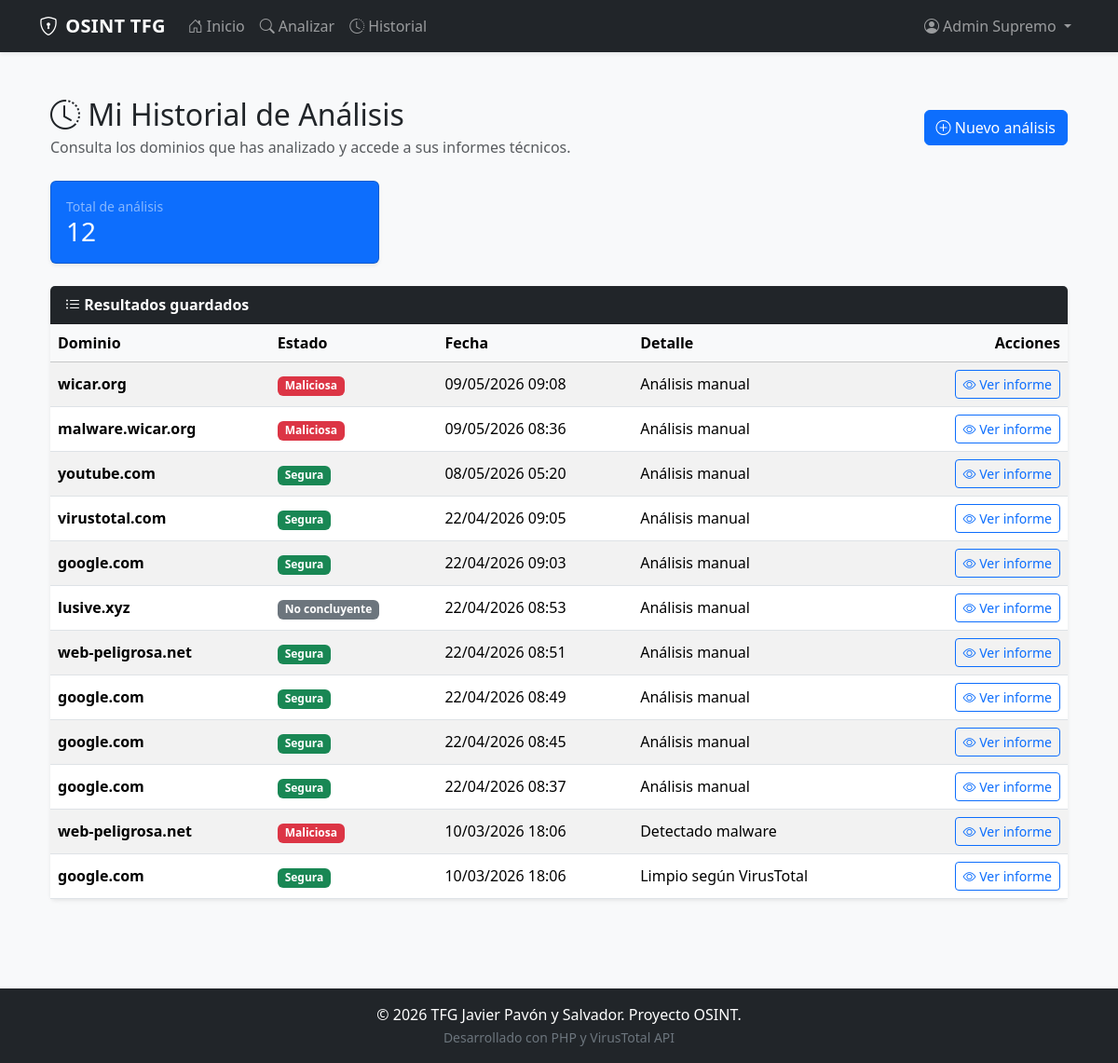
Page /resultados/historial.php (signed in) on the committed database.
### tables this page shows
CREATE TABLE `historial_dominios` (
  `id` int(11) NOT NULL,
  `id_usuario` int(11) DEFAULT NULL,
  `dominio` varchar(255) NOT NULL,
  `estado` enum('segura','maliciosa','sospechosa','no_concluyente') DEFAULT 'no_concluyente',
  `detalles` text DEFAULT NULL,
  `fecha_escaneo` timestamp NOT NULL DEFAULT current_timestamp(),
  `token_publico` varchar(64) DEFAULT NULL,
  `analisis_completo` tinyint(1) NOT NULL DEFAULT 0
);

### includes/seguridad.php (called while the page is built, shortened)
<?php
function generarTokenPublicoAnalisis(): string
{
    return bin2hex(random_bytes(32));
}
function tokenReporteValido(string $token): bool
{
    return (bool)preg_match('/^[a-f0-9]{64}$/', $token);
}
function asegurarTokenAnalisis(mysqli $conn, int $id_historial): string
{
    $stmt = mysqli_prepare($conn, "SELECT token_publico FROM historial_dominios WHERE id = ? LIMIT 1");
    mysqli_stmt_bind_param($stmt, "i", $id_historial);
    mysqli_stmt_execute($stmt);
    $res = mysqli_stmt_get_result($stmt);
    $fila = mysqli_fetch_assoc($res);
    $tokenActual = strtolower(trim((string)($fila['token_publico'] ?? '')));
    for ($i = 0; $i < 5; $i++) {
        $nuevoToken = generarTokenPublicoAnalisis();
        $stmtUpd = mysqli_prepare($conn, "UPDATE historial_dominios SET token_publico = ? WHERE id = ? AND (token_publico IS NULL OR token_publico = '')");
        mysqli_stmt_bind_param($stmtUpd, "si", $nuevoToken, $id_historial);
        $ok = mysqli_stmt_execute($stmtUpd);
        if ($ok) {
            return $nuevoToken;
        }
    }
    return '';
}
function urlInformeAnalisis(mysqli $conn, int $id_historial, string $extra = ''): string
{
    $token = asegurarTokenAnalisis($conn, $id_historial);
    $url = 'ver_resultado.php?r=' . urlencode($token);
    return $url;
}
?>

### resultados/historial.php (the view, shortened to what this page needs)
<?php
require_once '../config/conexion.php';
require_once '../includes/seguridad.php';
$id_usuario = (int)$_SESSION['id_usuario'];
$sql = "SELECT id, token_publico, dominio, estado, fecha_escaneo, detalles
        FROM historial_dominios
        WHERE id_usuario = ?
          AND analisis_completo = 1
        ORDER BY fecha_escaneo DESC, id DESC";
$stmt = mysqli_prepare($conn, $sql);
mysqli_stmt_bind_param($stmt, "i", $id_usuario);
mysqli_stmt_execute($stmt);
$resultado = mysqli_stmt_get_result($stmt);
$filas = [];
while ($fila = mysqli_fetch_assoc($resultado)) {
    $filas[] = $fila;
}
$totalAnalisis = count($filas);
require_once '../includes/header.php';
?>
<div class="container mt-4 mb-5">
    <div class="d-flex justify-content-between align-items-center mb-4 flex-wrap gap-2">
        <div>
            <h2 class="mb-1"><i class="bi bi-clock-history"></i> Mi Historial de Análisis</h2>
            <p class="text-muted mb-0">Consulta los dominios que has analizado y accede a sus informes técnicos.</p>
        </div>
        <a href="../osint/analizar_url.php" class="btn btn-primary">
            <i class="bi bi-plus-circle"></i> Nuevo análisis
        </a>
    </div>
    <div class="row g-3 mb-4">
        <div class="col-md-4">
            <div class="card text-bg-primary shadow-sm h-100">
                <div class="card-body">
                    <div class="small text-white-50">Total de análisis</div>
                    <h3 class="mb-0"><?= (int)$totalAnalisis ?></h3>
                </div>
            </div>
        </div>
    </div>
    <div class="card shadow-sm border-0">
        <div class="card-header bg-dark text-white fw-bold">
            <i class="bi bi-list-ul"></i> Resultados guardados
        </div>
        <div class="card-body p-0">
            <div class="table-responsive">
                <table class="table table-hover table-striped mb-0 align-middle">
                    <thead class="table-light">
                        <tr>
                            <th>Dominio</th>
                            <th>Estado</th>
                            <th>Fecha</th>
                            <th>Detalle</th>
                            <th class="text-end">Acciones</th>
                        </tr>
                    </thead>
                    <tbody>
                        <?php if ($totalAnalisis > 0): ?>
                            <?php foreach ($filas as $fila): ?>
                                <?php
                                $badgeClass = 'bg-warning text-dark';
                                $estadoTexto = 'Sospechosa';
                                if ($fila['estado'] === 'maliciosa') {
                                    $badgeClass = 'bg-danger';
                                    $estadoTexto = 'Maliciosa';
                                } elseif ($fila['estado'] === 'segura') {
                                    $badgeClass = 'bg-success';
                                    $estadoTexto = 'Segura';
                                } elseif ($fila['estado'] === 'no_concluyente') {
                                    $badgeClass = 'bg-secondary';
                                    $estadoTexto = 'No concluyente';
                                }
                                ?>
                                <tr>
                                    <td class="fw-bold"><?= htmlspecialchars($fila['dominio']) ?></td>
                                    <td>
                                        <span class="badge <?= $badgeClass ?>">
                                            <?= htmlspecialchars($estadoTexto) ?>
                                        </span>
                                    </td>
                                    <td>
                                        <?= !empty($fila['fecha_escaneo']) ? date("d/m/Y H:i", strtotime($fila['fecha_escaneo'])) : '-' ?>
                                    </td>
                                    <td>
                                        <?= htmlspecialchars(mb_strimwidth((string)($fila['detalles'] ?? ''), 0, 60, '...')) ?>
                                    </td>
                                    <td class="text-end">
                                        <a href="<?= htmlspecialchars(urlInformeAnalisis($conn, (int)$fila['id']), ENT_QUOTES, 'UTF-8') ?>" class="btn btn-sm btn-outline-primary">
                                            <i class="bi bi-eye"></i> Ver informe
                                        </a>
                                    </td>
                                </tr>
                            <?php endforeach; ?>
                        <?php endif; ?>
                    </tbody>
                </table>
            </div>
        </div>
    </div>
</div>
<?php require_once '../includes/footer.php'; ?>

### includes/header.php (style rules this page uses)
body { background-color: #f8f9fa; min-height: 100vh; display: flex; flex-direction: column; }

### rows in the picture
historial_dominios: dominio "wicar.org", estado "Maliciosa", fecha_escaneo "09/05/2026 09:08", detalles "Análisis manual"
historial_dominios: dominio "malware.wicar.org", estado "Maliciosa", fecha_escaneo "09/05/2026 08:36", detalles "Análisis manual"
historial_dominios: dominio "youtube.com", estado "Segura", fecha_escaneo "08/05/2026 05:20", detalles "Análisis manual"
historial_dominios: dominio "virustotal.com", estado "Segura", fecha_escaneo "22/04/2026 09:05", detalles "Análisis manual"
historial_dominios: dominio "google.com", estado "Segura", fecha_escaneo "22/04/2026 09:03", detalles "Análisis manual"
historial_dominios: dominio "lusive.xyz", estado "No concluyente", fecha_escaneo "22/04/2026 08:53", detalles "Análisis manual"
historial_dominios: dominio "web-peligrosa.net", estado "Segura", fecha_escaneo "22/04/2026 08:51", detalles "Análisis manual"
historial_dominios: dominio "google.com", estado "Segura", fecha_escaneo "22/04/2026 08:49", detalles "Análisis manual"
historial_dominios: dominio "google.com", estado "Segura", fecha_escaneo "22/04/2026 08:45", detalles "Análisis manual"
historial_dominios: dominio "google.com", estado "Segura", fecha_escaneo "22/04/2026 08:37", detalles "Análisis manual"
historial_dominios: dominio "web-peligrosa.net", estado "Maliciosa", fecha_escaneo "10/03/2026 18:06", detalles "Detectado malware"
historial_dominios: dominio "google.com", estado "Segura", fecha_escaneo "10/03/2026 18:06", detalles "Limpio según VirusTotal"

### other values in the picture
$_SESSION['usuario'] "Admin Supremo"
$totalAnalisis "12"
